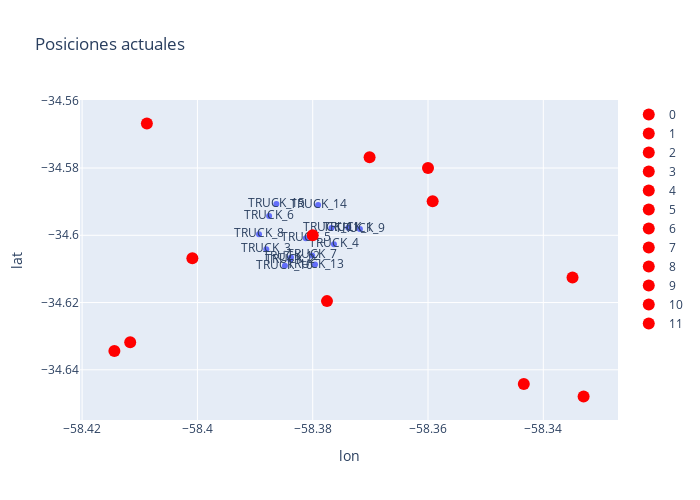

Source (notebook cell):
### Code cell
# Panel (snapshot estático) de posiciones
fig = px.scatter(vehicles, x='lon', y='lat', text='vehicle_id', title='Posiciones actuales', width=700, height=500)
for _, gf in geofences.iterrows():
    fig.add_trace(go.Scatter(x=[gf.lon], y=[gf.lat], mode='markers', marker=dict(size=12, color='red'), name=gf.name))
fig.show()

### Figure 1 — Plotly figure (JSON) as saved in the notebook; plotly's stock layout.template omitted (floating-point values rounded to 4 significant figures)
{"data": [{"hovertemplate": "lon=%{x}<br>lat=%{y}<br>vehicle_id=%{text}<extra></extra>", "legendgroup": "", "marker": {"color": "#636efa", "symbol": "circle"}, "mode": "markers+text", "name": "", "orientation": "v", "showlegend": false, "text": ["TRUCK_1", "TRUCK_2", "TRUCK_3", "TRUCK_4", "TRUCK_5", "TRUCK_6", "TRUCK_7", "TRUCK_8", "TRUCK_9", "TRUCK_10", "TRUCK_11", "TRUCK_12", "TRUCK_13", "TRUCK_14", "TRUCK_15"], "type": "scatter", "x": [-58.37, -58.38, -58.39, -58.38, -58.38, -58.39, -58.38, -58.39, -58.37, -58.38, -58.38, -58.38, -58.38, -58.38, -58.39], "xaxis": "x", "y": [-34.6, -34.61, -34.6, -34.6, -34.6, -34.59, -34.61, -34.6, -34.6, -34.61, -34.6, -34.61, -34.61, -34.59, -34.59], "yaxis": "y"}, {"marker": {"color": "red", "size": 12}, "mode": "markers", "name": "0", "type": "scatter", "x": [-58.38], "y": [-34.6]}, {"marker": {"color": "red", "size": 12}, "mode": "markers", "name": "1", "type": "scatter", "x": [-58.36], "y": [-34.58]}, {"marker": {"color": "red", "size": 12}, "mode": "markers", "name": "2", "type": "scatter", "x": [-58.33], "y": [-34.61]}, {"marker": {"color": "red", "size": 12}, "mode": "markers", "name": "3", "type": "scatter", "x": [-58.37], "y": [-34.58]}, {"marker": {"color": "red", "size": 12}, "mode": "markers", "name": "4", "type": "scatter", "x": [-58.41], "y": [-34.63]}, {"marker": {"color": "red", "size": 12}, "mode": "markers", "name": "5", "type": "scatter", "x": [-58.34], "y": [-34.64]}, {"marker": {"color": "red", "size": 12}, "mode": "markers", "name": "6", "type": "scatter", "x": [-58.36], "y": [-34.59]}, {"marker": {"color": "red", "size": 12}, "mode": "markers", "name": "7", "type": "scatter", "x": [-58.33], "y": [-34.65]}, {"marker": {"color": "red", "size": 12}, "mode": "markers", "name": "8", "type": "scatter", "x": [-58.41], "y": [-34.57]}, {"marker": {"color": "red", "size": 12}, "mode": "markers", "name": "9", "type": "scatter", "x": [-58.41], "y": [-34.63]}, {"marker": {"color": "red", "size": 12}, "mode": "markers", "name": "10", "type": "scatter", "x": [-58.38], "y": [-34.62]}, {"marker": {"color": "red", "size": 12}, "mode": "markers", "name": "11", "type": "scatter", "x": [-58.4], "y": [-34.61]}], "layout": {"height": 500, "legend": {"tracegroupgap": 0}, "title": {"text": "Posiciones actuales"}, "width": 700, "xaxis": {"anchor": "y", "domain": [0, 1], "title": {"text": "lon"}}, "yaxis": {"anchor": "x", "domain": [0, 1], "title": {"text": "lat"}}}}
